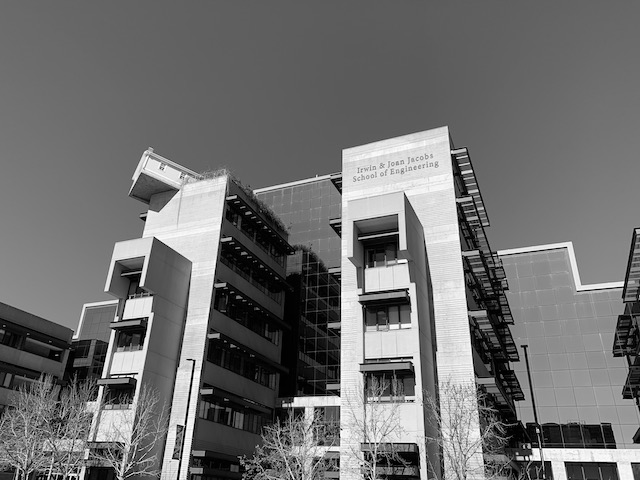
%> input picture Sampling and Quantization/image1.png, 640 x 480 px
$ octave --eval "result = SampleAndQuantize('image1.png');"   (GNU Octave 9; MATLAB toolbox functions it lacks are replaced by stand-ins)
%> lines starting %> are read from the running program, lines starting %| are printed output that depends on the picture; in (x1, y1, x2, y2) boxes, pixels count from 0 and x2, y2 are one past the last pixel; in counts of white or black regions, pixels touching at a corner belong together; the program's own positions count from 1
function [sampled_image,quantized_5levels,quantized_3levels] = SampleAndQuantize(name)
%> called with name = 'image1.png'
%This function gets the name of an image file and returns the sampled and
%quantized versions of the input image
%Inputs
%name::name of the image file
%Outputs
%sampled:: original image sampled spatially by 8
%quantized_5levels:: 5-level quantized version of 'sampled'
%quantized_3levels:: 3-level quantized version of 'sampled'
%%
image1 = imread(name);
%> image1 is the input picture: size 480x640 uint8; min 0, max 255, mean 111.6
imshow(image1);
%Sampling
sampled_image = image1(1:8:end,1:8:end);
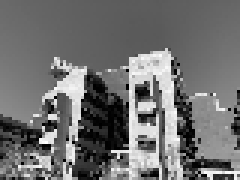
%> sampled_image: size 60x80 uint8 (shown 3 times larger); min 0, max 254, mean 111.9
figure();
imshow(sampled_image);
%5-level quantization
quant5 = 256/5;
quantized_5levels = (2*(sampled_image/quant5)+1)*quant5;
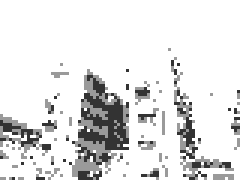
%> quantized_5levels: size 60x80 uint8 (shown 3 times larger); min 51, max 255, mean 226.5
figure();
imshow(quantized_5levels);
%3-level quantization
quant3 = 256/3;
quantized_3levels = (2*(sampled_image/quant3)+1)*quant3;
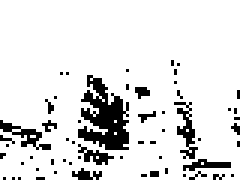
%> quantized_3levels: size 60x80 uint8 (shown 3 times larger); values 85 (black) and 255 (white), 88% white; black in thin lines or dots, all inside (x1, y1, x2, y2) = (0, 20, 80, 60)
figure();
imshow(quantized_3levels);

end
